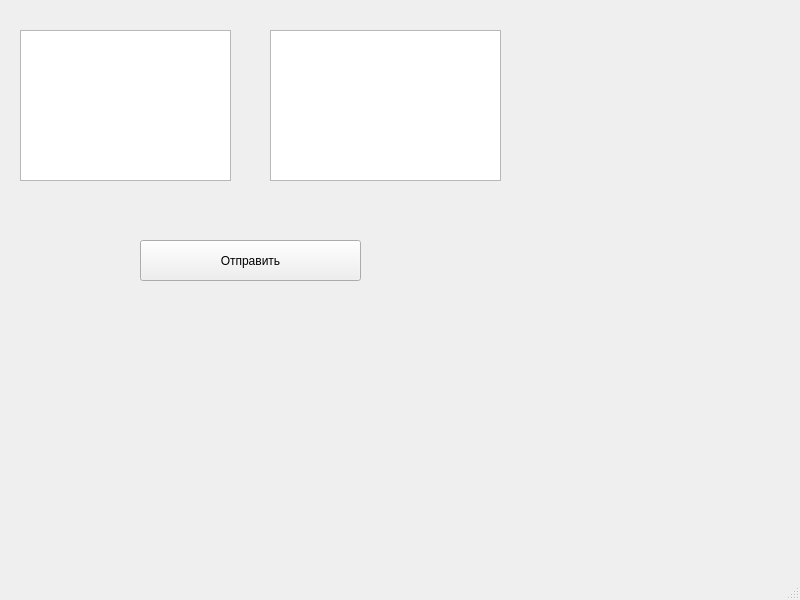
<?xml version="1.0" encoding="UTF-8"?>
<ui version="4.0">
 <class>MainWindow</class>
 <widget class="QMainWindow" name="MainWindow">
  <property name="geometry">
   <rect>
    <x>0</x>
    <y>0</y>
    <width>800</width>
    <height>600</height>
   </rect>
  </property>
  <property name="windowTitle">
   <string>MainWindow</string>
  </property>
  <widget class="QWidget" name="centralwidget">
   <widget class="QPushButton" name="pushButton">
    <property name="geometry">
     <rect>
      <x>140</x>
      <y>240</y>
      <width>221</width>
      <height>41</height>
     </rect>
    </property>
    <property name="text">
     <string>Отправить</string>
    </property>
   </widget>
   <widget class="QTextEdit" name="textEdit">
    <property name="geometry">
     <rect>
      <x>20</x>
      <y>30</y>
      <width>211</width>
      <height>151</height>
     </rect>
    </property>
   </widget>
   <widget class="QTextEdit" name="textEdit_2">
    <property name="geometry">
     <rect>
      <x>270</x>
      <y>30</y>
      <width>231</width>
      <height>151</height>
     </rect>
    </property>
   </widget>
  </widget>
  <widget class="QMenuBar" name="menubar">
   <property name="geometry">
    <rect>
     <x>0</x>
     <y>0</y>
     <width>800</width>
     <height>21</height>
    </rect>
   </property>
  </widget>
  <widget class="QStatusBar" name="statusbar"/>
 </widget>
 <resources/>
 <connections/>
</ui>
